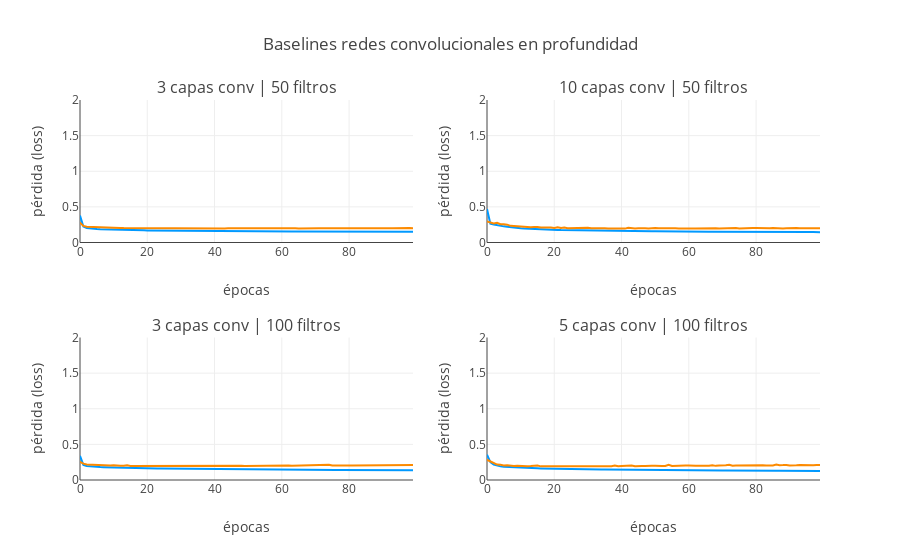

The notebook cell saved with this chart:
### Code cell
plot_cnn_depth_supervised([conv_layers_3_filters_50, conv_layers_10_filters_50,
                           conv_layers_3_filters_100, conv_layers_5_filters_100],
                          title='Baselines redes convolucionales en profundidad',
                          yrange=[0, 2],
                          metric='loss', rows=2, cols=2)
